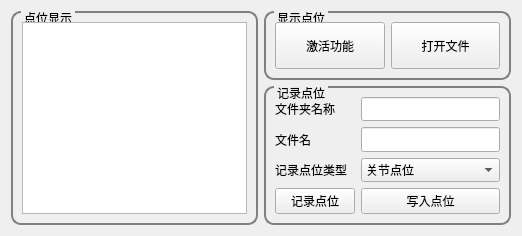
              <widget class="QWidget" name="tab_tab_debug_poseDebug">
               <attribute name="title">
                <string>点位调试</string>
               </attribute>
               <layout class="QHBoxLayout" name="horizontalLayout_29">
                <item>
                 <layout class="QHBoxLayout" name="horizontalLayout_30" stretch="1,1">
                  <item>
                   <layout class="QVBoxLayout" name="verticalLayout_14">
                    <item>
                     <widget class="QGroupBox" name="groupBox_3">
                      <property name="styleSheet">
                       <string notr="true">QGroupBox{

border-width:2px;

border-style:solid;

border-radius: 10px;

border-color:gray;

margin-top:0.5ex;

}

QGroupBox::title{

subcontrol-origin:margin;

subcontrol-position:top left;

left:10px;

margin-left:0px;

padding:0 1px;

}</string>
                      </property>
                      <property name="title">
                       <string>点位显示</string>
                      </property>
                      <layout class="QHBoxLayout" name="horizontalLayout_31">
                       <item>
                        <widget class="QPlainTextEdit" name="plainTextEdit_showPoseInfo"/>
                       </item>
                      </layout>
                     </widget>
                    </item>
                   </layout>
                  </item>
                  <item>
                   <layout class="QVBoxLayout" name="verticalLayout_12" stretch="1,2">
                    <item>
                     <widget class="QGroupBox" name="gBox_showFileInfo">
                      <property name="styleSheet">
                       <string notr="true">QGroupBox{

border-width:2px;

border-style:solid;

border-radius: 10px;

border-color:gray;

margin-top:0.5ex;

}

QGroupBox::title{

subcontrol-origin:margin;

subcontrol-position:top left;

left:10px;

margin-left:0px;

padding:0 1px;

}</string>
                      </property>
                      <property name="title">
                       <string>显示点位</string>
                      </property>
                      <layout class="QHBoxLayout" name="horizontalLayout_32">
                       <item>
                        <widget class="QPushButton" name="btn_startMoveit">
                         <property name="maximumSize">
                          <size>
                           <width>150</width>
                           <height>50</height>
                          </size>
                         </property>
                         <property name="text">
                          <string>激活功能</string>
                         </property>
                        </widget>
                       </item>
                       <item>
                        <widget class="QPushButton" name="btn_tab_debug_openfile">
                         <property name="maximumSize">
                          <size>
                           <width>150</width>
                           <height>50</height>
                          </size>
                         </property>
                         <property name="text">
                          <string>打开文件</string>
                         </property>
                        </widget>
                       </item>
                      </layout>
                     </widget>
                    </item>
                    <item>
                     <widget class="QGroupBox" name="groupBox_2">
                      <property name="styleSheet">
                       <string notr="true">QGroupBox{

border-width:2px;

border-style:solid;

border-radius: 10px;

border-color:gray;

margin-top:0.5ex;

}

QGroupBox::title{

subcontrol-origin:margin;

subcontrol-position:top left;

left:10px;

margin-left:0px;

padding:0 1px;

}</string>
                      </property>
                      <property name="title">
                       <string>记录点位</string>
                      </property>
                      <layout class="QHBoxLayout" name="horizontalLayout_33">
                       <item>
                        <layout class="QGridLayout" name="gridLayout">
                         <item row="0" column="0">
                          <widget class="QLabel" name="label_tab_debug_dirname">
                           <property name="maximumSize">
                            <size>
                             <width>150</width>
                             <height>50</height>
                            </size>
                           </property>
                           <property name="text">
                            <string>文件夹名称</string>
                           </property>
                          </widget>
                         </item>
                         <item row="3" column="1">
                          <widget class="QPushButton" name="btn_tab_debug_writePose">
                           <property name="maximumSize">
                            <size>
                             <width>150</width>
                             <height>50</height>
                            </size>
                           </property>
                           <property name="text">
                            <string>写入点位</string>
                           </property>
                          </widget>
                         </item>
                         <item row="0" column="1">
                          <widget class="QLineEdit" name="lineEdit_dirname">
                           <property name="maximumSize">
                            <size>
                             <width>250</width>
                             <height>50</height>
                            </size>
                           </property>
                          </widget>
                         </item>
                         <item row="1" column="0">
                          <widget class="QLabel" name="label_tab_debug_fileName">
                           <property name="maximumSize">
                            <size>
                             <width>150</width>
                             <height>50</height>
                            </size>
                           </property>
                           <property name="text">
                            <string>文件名</string>
                           </property>
                          </widget>
                         </item>
                         <item row="1" column="1">
                          <widget class="QLineEdit" name="lineEdit_filename">
                           <property name="maximumSize">
                            <size>
                             <width>250</width>
                             <height>50</height>
                            </size>
                           </property>
                          </widget>
                         </item>
                         <item row="3" column="0">
                          <widget class="QPushButton" name="btn_tab_debug_recordPose">
                           <property name="text">
                            <string>记录点位</string>
                           </property>
                          </widget>
                         </item>
                         <item row="2" column="0">
                          <widget class="QLabel" name="label_poseType">
                           <property name="maximumSize">
                            <size>
                             <width>150</width>
                             <height>50</height>
                            </size>
                           </property>
                           <property name="text">
                            <string>记录点位类型</string>
                           </property>
                          </widget>
                         </item>
                         <item row="2" column="1">
                          <widget class="QComboBox" name="cBox_posetype">
                           <property name="maximumSize">
                            <size>
                             <width>250</width>
                             <height>50</height>
                            </size>
                           </property>
                           <item>
                            <property name="text">
                             <string>关节点位</string>
                            </property>
                           </item>
                           <item>
                            <property name="text">
                             <string>笛卡尔点位</string>
                            </property>
                           </item>
                          </widget>
                         </item>
                        </layout>
                       </item>
                      </layout>
                     </widget>
                    </item>
                   </layout>
                  </item>
                 </layout>
                </item>
               </layout>
              </widget>
